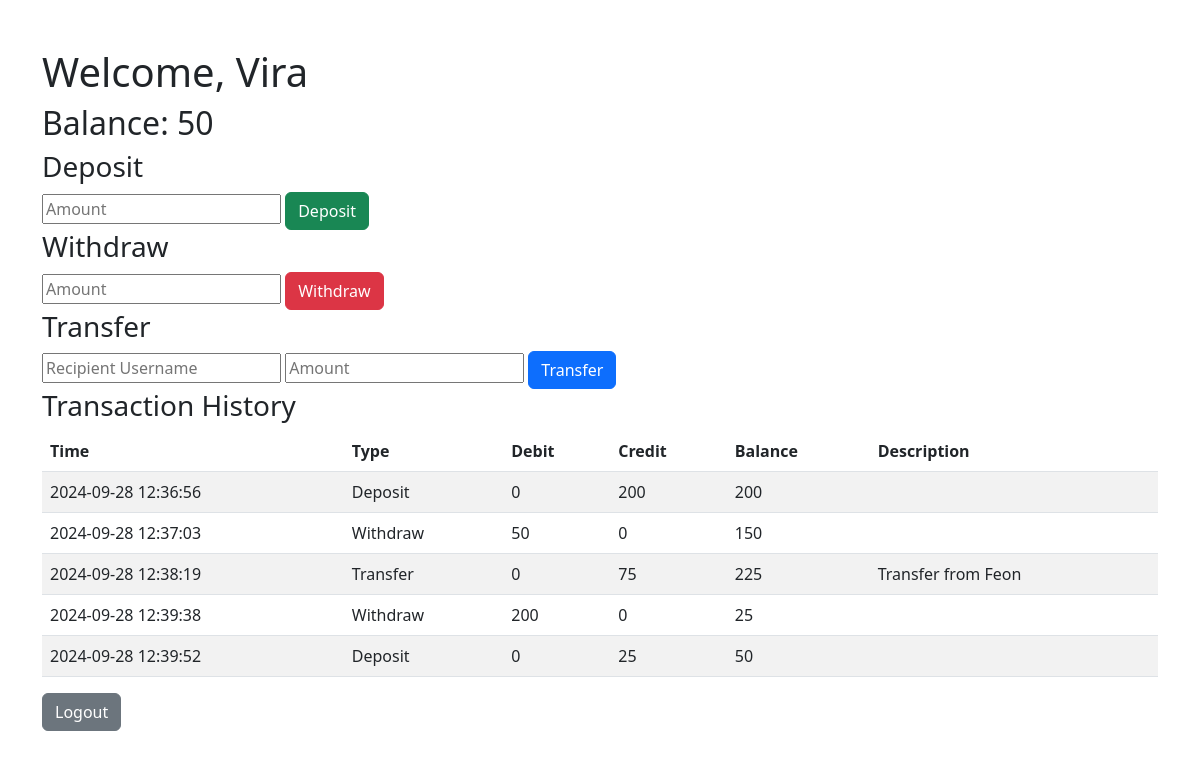
The app's page /dashboard.php (signed in) with its own data.
### tables this page shows
CREATE TABLE `users` (
  `id` int NOT NULL,
  `username` varchar(50) NOT NULL,
  `password` varchar(255) NOT NULL,
  `balance` decimal(10,2) DEFAULT '0.00'
);

CREATE TABLE `transactions` (
  `id` int NOT NULL,
  `user_id` int NOT NULL,
  `time` datetime DEFAULT CURRENT_TIMESTAMP,
  `type` varchar(50) DEFAULT NULL,
  `debit` decimal(10,2) DEFAULT '0.00',
  `credit` decimal(10,2) DEFAULT '0.00',
  `balance` decimal(10,2) DEFAULT NULL,
  `description` varchar(255) DEFAULT NULL
);

### financialstatement.php (called while the page is built, shortened)
<?php
class FinancialStatement
{
    private $pdo;
    private $userId;
    public function __construct($pdo, $userId)
    {
        $this->pdo = $pdo;
        $this->userId = $userId;
    }
    public function checkBalance()
    {
        $stmt = $this->pdo->prepare("SELECT balance FROM users WHERE id = ?");
        $stmt->execute([$this->userId]);
        return $stmt->fetchColumn();
    }
    public function getHistory()
    {
        $stmt = $this->pdo->prepare("SELECT * FROM transactions WHERE user_id = ? ORDER BY time ASC");
        $stmt->execute([$this->userId]);
        return $stmt->fetchAll(PDO::FETCH_ASSOC);
    }
}

### dashboard.php (the view, shortened to what this page needs)
<?php
require 'db.php';
require 'FinancialStatement.php';
$userId = $_SESSION['user_id'];
$financialStatement = new FinancialStatement($pdo, $userId);
$balance = $financialStatement->checkBalance();
$history = $financialStatement->getHistory();
?>
<!DOCTYPE html>
<html lang="en">
<head>
    <link href="https://cdn.jsdelivr.net/npm/bootstrap@5.3.0/dist/css/bootstrap.min.css" rel="stylesheet">
</head>
<body>
    <div class="container mt-5">
        <h1>Welcome, <?= htmlspecialchars($_SESSION['username']); ?></h1>
        <h2>Balance: <?= number_format($balance, 0); ?></h2>
        <form method="POST">
            <h3>Deposit</h3>
            <input type="number" name="amount" placeholder="Amount" required>
            <button type="submit" name="deposit" class="btn btn-success">Deposit</button>
        </form>
        <form method="POST">
            <h3>Withdraw</h3>
            <input type="number" name="amount" placeholder="Amount" required>
            <button type="submit" name="withdraw" class="btn btn-danger">Withdraw</button>
        </form>
        <form method="POST">
            <h3>Transfer</h3>
            <input type="text" name="recipient" placeholder="Recipient Username" required>
            <input type="number" name="amount" placeholder="Amount" required>
            <button type="submit" name="transfer" class="btn btn-primary">Transfer</button>
        </form>
        <h3>Transaction History</h3>
        <table class="table table-striped">
            <thead>
                <tr>
                    <th>Time</th>
                    <th>Type</th>
                    <th>Debit</th>
                    <th>Credit</th>
                    <th>Balance</th>
                    <th>Description</th>
                </tr>
            </thead>
            <tbody>
                <?php foreach ($history as $transaction): ?>
                    <tr>
                        <td><?= htmlspecialchars($transaction['time'] ?? ''); ?></td>
                        <td><?= htmlspecialchars($transaction['type'] ?? ''); ?></td>
                        <td><?= number_format($transaction['debit'] ?? 0, 0); ?></td>
                        <td><?= number_format($transaction['credit'] ?? 0, 0); ?></td>
                        <td><?= number_format($transaction['balance'] ?? 0, 0); ?></td>
                        <td><?= htmlspecialchars($transaction['description'] ?? ''); ?></td>
                    </tr>
                <?php endforeach; ?>
            </tbody>
        </table>
        <form method="POST" action="logout.php">
            <button type="submit" class="btn btn-secondary">Logout</button>
        </form>
    </div>
</body>
</html>

### records on screen
users: balance "50"
transactions: time "2024-09-28 12:36:56", type "Deposit", debit "0", credit "200", balance "200"
transactions: time "2024-09-28 12:37:03", type "Withdraw", debit "50", credit "0", balance "150"
transactions: time "2024-09-28 12:38:19", type "Transfer", debit "0", credit "75", balance "225", description "Transfer from Feon"
transactions: time "2024-09-28 12:39:38", type "Withdraw", debit "200", credit "0", balance "25"
transactions: time "2024-09-28 12:39:52", type "Deposit", debit "0", credit "25", balance "50"

### other values on screen
$_SESSION['username'] "Vira"
